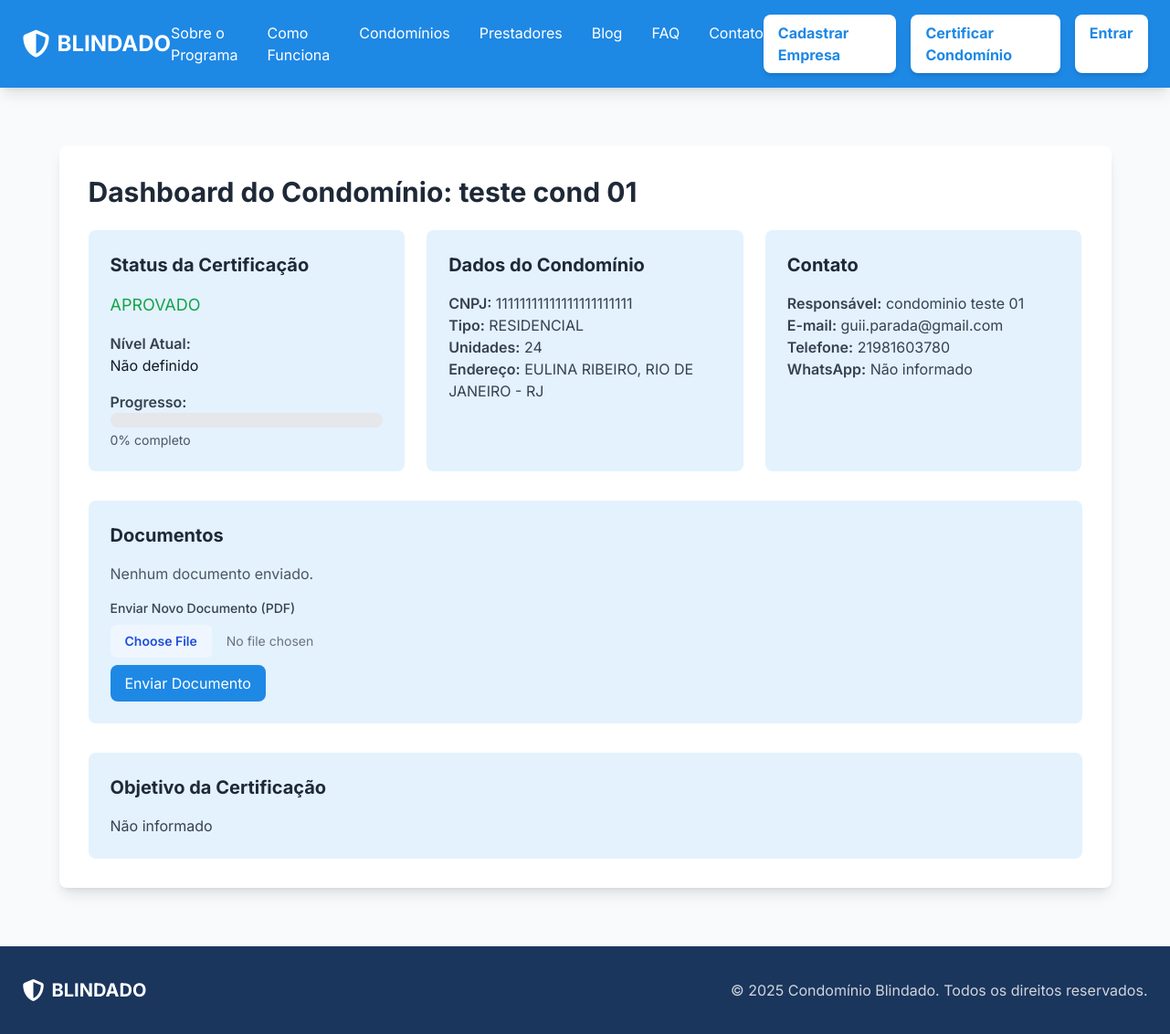
/dashboard/condominio (signed in), run on the app's committed database.
### models.py (models this page shows, shortened)
class Condominio(db.Model):
    id = db.Column(db.Integer, primary_key=True)
    nome = db.Column(db.String(200), nullable=False)
    cnpj = db.Column(db.String(18), nullable=False)
    tipo = db.Column(db.String(50))
    unidades = db.Column(db.Integer)
    cep = db.Column(db.String(9))
    endereco = db.Column(db.String(200))
    cidade = db.Column(db.String(100))
    estado = db.Column(db.String(2))
    contato_nome = db.Column(db.String(100))
    email = db.Column(db.String(100))
    telefone = db.Column(db.String(20))
    whatsapp = db.Column(db.String(20))
    nivel = db.Column(db.String(50))
    objetivo = db.Column(db.Text)
    observacoes = db.Column(db.Text)
    progress = db.Column(db.Integer, default=0)
    pdf_filename = db.Column(db.String(300))
    status = db.Column(db.String(20), default="pendente")
    email_verified = db.Column(db.Boolean, default=False)
    created_at = db.Column(db.DateTime, default=datetime.utcnow)
    password_hash = db.Column(db.String(128), nullable=True)
    needs_password_change = db.Column(db.Boolean, default=False)

### app.py (the view)
@app.route("/dashboard/condominio")
@login_required
def condominio_dashboard():
    user_id = session.get("user_id")
    if session.get("user_type") != "condominio" or user_id == "admin":
        flash("Acesso negado.", "danger")
        return redirect(url_for("logout"))
    condominio = Condominio.query.get_or_404(user_id)
    if condominio.needs_password_change:
        return redirect(url_for("mudar_senha"))
    return render_template("condominio_dashboard.html", c=condominio)

### app.py (called while the page is built)
def login_required(fn):
    @wraps(fn)
    def _wrap(*args, **kwargs):
        if session.get("user_type"):
            return fn(*args, **kwargs)
        return redirect(url_for("login"))
    return _wrap

### templates/condominio_dashboard.html (shortened to what this page needs)
{% extends "base.html" %}
{% block content %}
<div class="max-w-6xl mx-auto bg-white p-8 rounded-lg shadow-lg my-8">
    <h1 class="text-3xl font-bold text-gray-800 mb-6">Dashboard do Condomínio: {{ c.nome }}</h1>
    <div class="grid grid-cols-1 md:grid-cols-3 gap-6 mb-8">
        <div class="bg-blindado-light-blue p-6 rounded-lg">
            <h2 class="text-xl font-bold text-gray-800 mb-4">Status da Certificação</h2>
            <p class="text-lg {{ 'text-green-600' if c.status == 'aprovado' else 'text-yellow-600' if c.status == 'verificado' else 'text-gray-600' }}">
                {{ c.status|upper }}
            </p>
            <div class="mt-4">
                <p class="font-semibold text-gray-700">Nível Atual:</p>
                <p class="text-gray-900">
                    {% if c.nivel == 'bronze' %}Bronze - Fundações Sólidas
                    {% elif c.nivel == 'prata' %}Prata - Gestão Avançada
                    {% elif c.nivel == 'ouro' %}Ouro - Excelência Total
                    {% else %}Não definido
                    {% endif %}
                </p>
            </div>
            <div class="mt-4">
                <p class="font-semibold text-gray-700">Progresso:</p>
                <div class="w-full bg-gray-200 rounded-full h-4">
                </div>
                <p class="text-sm text-gray-600 mt-1">{{ c.progress }}% completo</p>
            </div>
        </div>
        <div class="bg-blindado-light-blue p-6 rounded-lg">
            <h2 class="text-xl font-bold text-gray-800 mb-4">Dados do Condomínio</h2>
            <p class="text-gray-700"><span class="font-semibold">CNPJ:</span> {{ c.cnpj }}</p>
            <p class="text-gray-700"><span class="font-semibold">Tipo:</span> {{ c.tipo|upper }}</p>
            <p class="text-gray-700"><span class="font-semibold">Unidades:</span> {{ c.unidades }}</p>
            <p class="text-gray-700"><span class="font-semibold">Endereço:</span> {{ c.endereco }}, {{ c.cidade }} - {{ c.estado }}</p>
        </div>
        <div class="bg-blindado-light-blue p-6 rounded-lg">
            <h2 class="text-xl font-bold text-gray-800 mb-4">Contato</h2>
            <p class="text-gray-700"><span class="font-semibold">Responsável:</span> {{ c.contato_nome }}</p>
            <p class="text-gray-700"><span class="font-semibold">E-mail:</span> {{ c.email }}</p>
            <p class="text-gray-700"><span class="font-semibold">Telefone:</span> {{ c.telefone }}</p>
            <p class="text-gray-700"><span class="font-semibold">WhatsApp:</span> {{ c.whatsapp or 'Não informado' }}</p>
        </div>
    </div>
    <div class="bg-blindado-light-blue p-6 rounded-lg mb-8">
        <h2 class="text-xl font-bold text-gray-800 mb-4">Documentos</h2>
        {% if c.pdf_filename %}
            <div class="flex items-center justify-between p-4 bg-white rounded-lg shadow-sm">
                <div>
                    <i class="fas fa-file-pdf text-red-500 mr-2"></i>
                    <span>{{ c.pdf_filename }}</span>
                </div>
                <a href="{{ url_for('uploaded_file', filename=c.pdf_filename) }}" class="text-blindado-blue hover:underline">
                    <i class="fas fa-download mr-1"></i> Baixar
                </a>
            </div>
        {% else %}
            <p class="text-gray-600">Nenhum documento enviado.</p>
        {% endif %}
        <form action="#" method="post" enctype="multipart/form-data" class="mt-4">
            <label class="block text-sm font-medium text-gray-700 mb-2">Enviar Novo Documento (PDF)</label>
            <input type="file" name="documento" accept=".pdf" class="block w-full text-sm text-gray-500
                file:mr-4 file:py-2 file:px-4 file:rounded-md file:border-0
                file:text-sm file:font-semibold file:bg-blue-50 file:text-blue-700
                hover:file:bg-blue-100">
            <button type="submit" class="mt-2 bg-blindado-blue text-white py-2 px-4 rounded-lg hover:bg-blindado-dark transition duration-300">
                Enviar Documento
            </button>
        </form>
    </div>
    <div class="bg-blindado-light-blue p-6 rounded-lg">
        <h2 class="text-xl font-bold text-gray-800 mb-4">Objetivo da Certificação</h2>
        <p class="text-gray-700">{{ c.objetivo or 'Não informado' }}</p>
    </div>
</div>
{% endblock %}

### templates/base.html (style rules this page uses)
body { font-family: 'Inter', sans-serif; background-color: #f8fafc; }
.bg-blindado-blue { background-color: #1e88e5; }
.bg-blindado-light-blue { background-color: #e3f2fd; }

### data on the page
Condominio: nome "teste cond 01", status "APROVADO", progress "0", cnpj "11111111111111111111111", tipo "RESIDENCIAL", unidades "24", endereco "EULINA RIBEIRO", cidade "RIO DE JANEIRO", estado "RJ", contato_nome "condominio teste 01", email "guii.parada@gmail.com", telefone "21981603780", whatsapp "Não informado", objetivo "Não informado"
